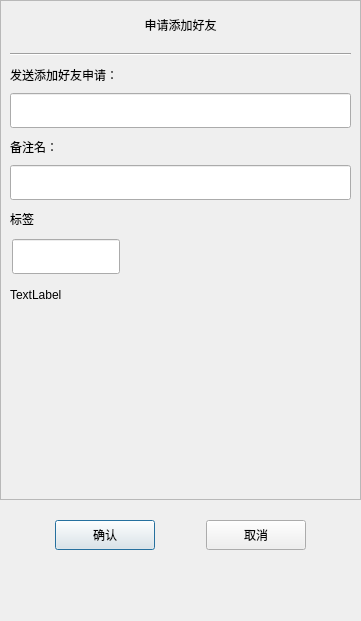
<?xml version="1.0" encoding="UTF-8"?>
<ui version="4.0">
 <class>ApplyFriend</class>
 <widget class="QDialog" name="ApplyFriend">
  <property name="geometry">
   <rect>
    <x>0</x>
    <y>0</y>
    <width>361</width>
    <height>621</height>
   </rect>
  </property>
  <property name="minimumSize">
   <size>
    <width>361</width>
    <height>621</height>
   </size>
  </property>
  <property name="maximumSize">
   <size>
    <width>361</width>
    <height>621</height>
   </size>
  </property>
  <property name="windowTitle">
   <string>Dialog</string>
  </property>
  <layout class="QVBoxLayout" name="verticalLayout">
   <property name="spacing">
    <number>0</number>
   </property>
   <property name="leftMargin">
    <number>0</number>
   </property>
   <property name="topMargin">
    <number>0</number>
   </property>
   <property name="rightMargin">
    <number>0</number>
   </property>
   <property name="bottomMargin">
    <number>0</number>
   </property>
   <item>
    <widget class="QScrollArea" name="scrollArea">
     <property name="minimumSize">
      <size>
       <width>0</width>
       <height>500</height>
      </size>
     </property>
     <property name="widgetResizable">
      <bool>true</bool>
     </property>
     <widget class="QWidget" name="scrollcontent">
      <property name="geometry">
       <rect>
        <x>0</x>
        <y>0</y>
        <width>359</width>
        <height>498</height>
       </rect>
      </property>
      <layout class="QVBoxLayout" name="verticalLayout_2">
       <property name="spacing">
        <number>7</number>
       </property>
       <property name="leftMargin">
        <number>0</number>
       </property>
       <property name="topMargin">
        <number>11</number>
       </property>
       <property name="rightMargin">
        <number>0</number>
       </property>
       <property name="bottomMargin">
        <number>11</number>
       </property>
       <item>
        <widget class="QLabel" name="apply_lb">
         <property name="minimumSize">
          <size>
           <width>0</width>
           <height>25</height>
          </size>
         </property>
         <property name="maximumSize">
          <size>
           <width>16777215</width>
           <height>25</height>
          </size>
         </property>
         <property name="text">
          <string>申请添加好友</string>
         </property>
         <property name="alignment">
          <set>Qt::AlignCenter</set>
         </property>
        </widget>
       </item>
       <item>
        <widget class="QWidget" name="apply_wid" native="true">
         <layout class="QVBoxLayout" name="verticalLayout_3">
          <item>
           <widget class="Line" name="line">
            <property name="orientation">
             <enum>Qt::Horizontal</enum>
            </property>
           </widget>
          </item>
          <item>
           <widget class="QLabel" name="label">
            <property name="minimumSize">
             <size>
              <width>0</width>
              <height>25</height>
             </size>
            </property>
            <property name="maximumSize">
             <size>
              <width>16777215</width>
              <height>25</height>
             </size>
            </property>
            <property name="text">
             <string>发送添加好友申请：</string>
            </property>
           </widget>
          </item>
          <item>
           <widget class="CustomizeEdit" name="name_ed">
            <property name="minimumSize">
             <size>
              <width>0</width>
              <height>35</height>
             </size>
            </property>
            <property name="maximumSize">
             <size>
              <width>16777215</width>
              <height>35</height>
             </size>
            </property>
           </widget>
          </item>
          <item>
           <widget class="QLabel" name="label_2">
            <property name="minimumSize">
             <size>
              <width>0</width>
              <height>25</height>
             </size>
            </property>
            <property name="maximumSize">
             <size>
              <width>16777215</width>
              <height>25</height>
             </size>
            </property>
            <property name="text">
             <string>备注名：</string>
            </property>
           </widget>
          </item>
          <item>
           <widget class="CustomizeEdit" name="back_ed">
            <property name="minimumSize">
             <size>
              <width>0</width>
              <height>35</height>
             </size>
            </property>
            <property name="maximumSize">
             <size>
              <width>16777215</width>
              <height>35</height>
             </size>
            </property>
           </widget>
          </item>
          <item>
           <widget class="QLabel" name="label_3">
            <property name="minimumSize">
             <size>
              <width>0</width>
              <height>25</height>
             </size>
            </property>
            <property name="maximumSize">
             <size>
              <width>16777215</width>
              <height>25</height>
             </size>
            </property>
            <property name="text">
             <string>标签</string>
            </property>
           </widget>
          </item>
          <item>
           <widget class="QWidget" name="lb_group_wid" native="true">
            <property name="minimumSize">
             <size>
              <width>0</width>
              <height>50</height>
             </size>
            </property>
            <layout class="QVBoxLayout" name="verticalLayout_4">
             <property name="spacing">
              <number>0</number>
             </property>
             <property name="leftMargin">
              <number>0</number>
             </property>
             <property name="topMargin">
              <number>0</number>
             </property>
             <property name="rightMargin">
              <number>0</number>
             </property>
             <property name="bottomMargin">
              <number>0</number>
             </property>
             <item>
              <widget class="QWidget" name="gridWidget" native="true">
               <property name="minimumSize">
                <size>
                 <width>0</width>
                 <height>40</height>
                </size>
               </property>
               <property name="maximumSize">
                <size>
                 <width>16777215</width>
                 <height>40</height>
                </size>
               </property>
               <widget class="CustomizeEdit" name="lb_ed">
                <property name="geometry">
                 <rect>
                  <x>2</x>
                  <y>2</y>
                  <width>108</width>
                  <height>35</height>
                 </rect>
                </property>
                <property name="maximumSize">
                 <size>
                  <width>16777215</width>
                  <height>35</height>
                 </size>
                </property>
               </widget>
              </widget>
             </item>
             <item>
              <widget class="QWidget" name="input_tip_wid" native="true">
               <property name="minimumSize">
                <size>
                 <width>0</width>
                 <height>35</height>
                </size>
               </property>
               <property name="maximumSize">
                <size>
                 <width>16777215</width>
                 <height>35</height>
                </size>
               </property>
               <layout class="QVBoxLayout" name="verticalLayout_5">
                <property name="spacing">
                 <number>0</number>
                </property>
                <property name="leftMargin">
                 <number>0</number>
                </property>
                <property name="topMargin">
                 <number>0</number>
                </property>
                <property name="rightMargin">
                 <number>0</number>
                </property>
                <property name="bottomMargin">
                 <number>0</number>
                </property>
                <item>
                 <widget class="ClickedOnceLabel" name="tip_lb">
                  <property name="text">
                   <string>TextLabel</string>
                  </property>
                 </widget>
                </item>
               </layout>
              </widget>
             </item>
            </layout>
           </widget>
          </item>
          <item>
           <widget class="QWidget" name="widget" native="true">
            <property name="minimumSize">
             <size>
              <width>0</width>
              <height>60</height>
             </size>
            </property>
            <layout class="QHBoxLayout" name="horizontalLayout_2">
             <property name="spacing">
              <number>7</number>
             </property>
             <property name="leftMargin">
              <number>0</number>
             </property>
             <property name="topMargin">
              <number>0</number>
             </property>
             <property name="rightMargin">
              <number>0</number>
             </property>
             <property name="bottomMargin">
              <number>0</number>
             </property>
             <item>
              <widget class="QWidget" name="lb_list" native="true">
               <property name="minimumSize">
                <size>
                 <width>287</width>
                 <height>50</height>
                </size>
               </property>
               <property name="maximumSize">
                <size>
                 <width>287</width>
                 <height>16777215</height>
                </size>
               </property>
              </widget>
             </item>
             <item>
              <widget class="QWidget" name="more_lb_wid" native="true">
               <property name="minimumSize">
                <size>
                 <width>30</width>
                 <height>0</height>
                </size>
               </property>
               <property name="maximumSize">
                <size>
                 <width>30</width>
                 <height>16777215</height>
                </size>
               </property>
               <layout class="QVBoxLayout" name="verticalLayout_6">
                <property name="spacing">
                 <number>0</number>
                </property>
                <property name="leftMargin">
                 <number>0</number>
                </property>
                <item>
                 <spacer name="verticalSpacer_3">
                  <property name="orientation">
                   <enum>Qt::Vertical</enum>
                  </property>
                  <property name="sizeHint" stdset="0">
                   <size>
                    <width>20</width>
                    <height>40</height>
                   </size>
                  </property>
                 </spacer>
                </item>
                <item>
                 <widget class="ClickedOnceLabel" name="more_lb">
                  <property name="minimumSize">
                   <size>
                    <width>25</width>
                    <height>25</height>
                   </size>
                  </property>
                  <property name="maximumSize">
                   <size>
                    <width>25</width>
                    <height>25</height>
                   </size>
                  </property>
                  <property name="text">
                   <string/>
                  </property>
                 </widget>
                </item>
                <item>
                 <spacer name="verticalSpacer_4">
                  <property name="orientation">
                   <enum>Qt::Vertical</enum>
                  </property>
                  <property name="sizeHint" stdset="0">
                   <size>
                    <width>20</width>
                    <height>40</height>
                   </size>
                  </property>
                 </spacer>
                </item>
               </layout>
              </widget>
             </item>
            </layout>
           </widget>
          </item>
         </layout>
        </widget>
       </item>
      </layout>
     </widget>
    </widget>
   </item>
   <item>
    <spacer name="verticalSpacer">
     <property name="orientation">
      <enum>Qt::Vertical</enum>
     </property>
     <property name="sizeType">
      <enum>QSizePolicy::Fixed</enum>
     </property>
     <property name="sizeHint" stdset="0">
      <size>
       <width>20</width>
       <height>10</height>
      </size>
     </property>
    </spacer>
   </item>
   <item>
    <widget class="QWidget" name="apply_sure_wid" native="true">
     <property name="minimumSize">
      <size>
       <width>0</width>
       <height>50</height>
      </size>
     </property>
     <layout class="QHBoxLayout" name="horizontalLayout">
      <item>
       <spacer name="horizontalSpacer">
        <property name="orientation">
         <enum>Qt::Horizontal</enum>
        </property>
        <property name="sizeHint" stdset="0">
         <size>
          <width>40</width>
          <height>20</height>
         </size>
        </property>
       </spacer>
      </item>
      <item>
       <widget class="ClickedBtn" name="sure_btn">
        <property name="minimumSize">
         <size>
          <width>100</width>
          <height>30</height>
         </size>
        </property>
        <property name="maximumSize">
         <size>
          <width>100</width>
          <height>30</height>
         </size>
        </property>
        <property name="text">
         <string>确认</string>
        </property>
       </widget>
      </item>
      <item>
       <spacer name="horizontalSpacer_2">
        <property name="orientation">
         <enum>Qt::Horizontal</enum>
        </property>
        <property name="sizeHint" stdset="0">
         <size>
          <width>40</width>
          <height>20</height>
         </size>
        </property>
       </spacer>
      </item>
      <item>
       <widget class="ClickedBtn" name="cancel_btn">
        <property name="minimumSize">
         <size>
          <width>100</width>
          <height>30</height>
         </size>
        </property>
        <property name="maximumSize">
         <size>
          <width>100</width>
          <height>30</height>
         </size>
        </property>
        <property name="text">
         <string>取消</string>
        </property>
       </widget>
      </item>
      <item>
       <spacer name="horizontalSpacer_3">
        <property name="orientation">
         <enum>Qt::Horizontal</enum>
        </property>
        <property name="sizeHint" stdset="0">
         <size>
          <width>40</width>
          <height>20</height>
         </size>
        </property>
       </spacer>
      </item>
     </layout>
    </widget>
   </item>
   <item>
    <spacer name="verticalSpacer_2">
     <property name="orientation">
      <enum>Qt::Vertical</enum>
     </property>
     <property name="sizeType">
      <enum>QSizePolicy::Expanding</enum>
     </property>
     <property name="sizeHint" stdset="0">
      <size>
       <width>20</width>
       <height>40</height>
      </size>
     </property>
    </spacer>
   </item>
  </layout>
 </widget>
 <customwidgets>
  <customwidget>
   <class>ClickedBtn</class>
   <extends>QPushButton</extends>
   <header location="global">clickedbtn.h</header>
  </customwidget>
  <customwidget>
   <class>CustomizeEdit</class>
   <extends>QLineEdit</extends>
   <header location="global">customizeedit.h</header>
  </customwidget>
  <customwidget>
   <class>ClickedOnceLabel</class>
   <extends>QLabel</extends>
   <header location="global">clickedoncelabel.h</header>
  </customwidget>
 </customwidgets>
 <resources/>
 <connections/>
</ui>
